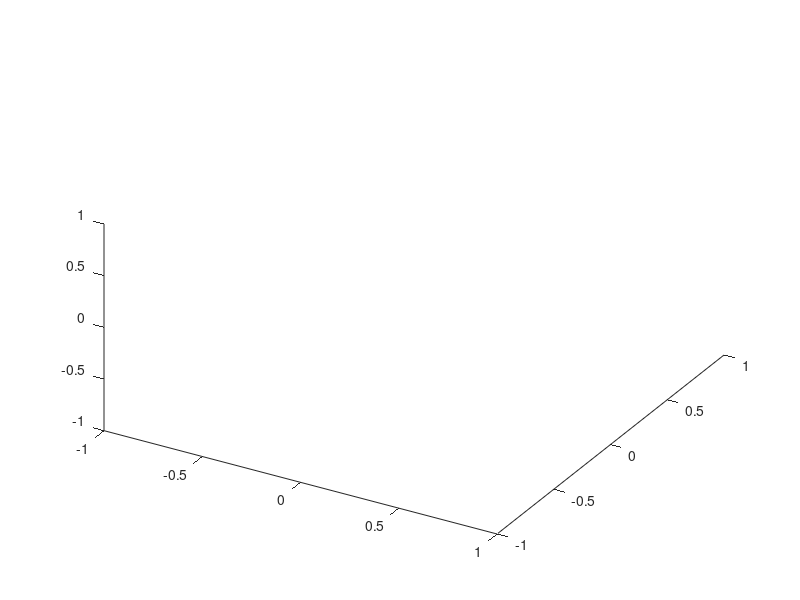

Source code (MATLAB):

Line1_x=[
    0 0];
Line1_y=[
    0 0];
Line1_z=[
    0 0];

Line2_x=[
    0 0];
Line2_y=[
    0 0];
Line2_z=[
    0 0];

Line3_x=[
    0 0];
Line3_y=[
    0 0];
Line3_z=[
    0 0];

Line4_x=[
    0 0];
Line4_y=[
    0 0];
Line4_z=[
    0 0];

Line5_x=[
    0 0];
Line5_y=[
    0 0];
Line5_z=[
    0 0];

Line6_x=[
    0 0];
Line6_y=[
    0 0];
Line6_z=[
    0 0];

Line_1=patch('XData',Line1_x,'YData',Line1_z,'ZData',Line1_y,'facealpha',.9,'facecolor','b');
Line_2=patch('XData',Line2_x,'YData',Line2_z,'ZData',Line2_y,'facealpha',.9,'facecolor','b');
Line_3=patch('XData',Line3_x,'YData',Line3_z,'ZData',Line3_y,'facealpha',.9,'facecolor','b');
Line_4=patch('XData',Line4_x,'YData',Line4_z,'ZData',Line4_y,'facealpha',.9,'facecolor','b');
Line_5=patch('XData',Line5_x,'YData',Line5_z,'ZData',Line5_y,'facealpha',.9,'facecolor','b');
Line_6=patch('XData',Line6_x,'YData',Line6_z,'ZData',Line6_y,'facealpha',.9,'facecolor','b');

view(30,45)
